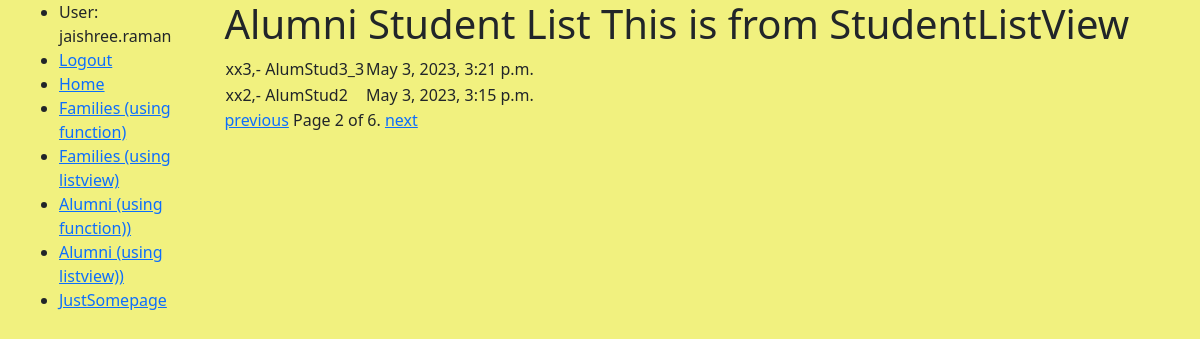
Screenshot of /jralumniarchive/studentsgc/?page=2 (signed in) with the database file from the repository.
### jralumniarchive/models.py (models this page shows, shortened)
class Student(models.Model):
    lastname = models.CharField(max_length=200, help_text='Enter Last Name')
    firstname = models.CharField(max_length=200, help_text='Enter First Name')
    nickname = models.CharField(max_length=200, help_text='Enter NickName')
    addr1 = models.CharField(max_length=200, help_text='Enter Addr Line 1')
    addr2 = models.CharField(max_length=200, help_text='Enter Addr Line 2')
    city = models.CharField(max_length=200, help_text='Enter Addr City')
    state = models.CharField(max_length=200, help_text='Enter Addr State')
    zip = models.CharField(max_length=10, help_text='Enter Addr Zip')
    birthdate = models.DateField
    phone1 = models.CharField(max_length=100, help_text='Enter Phone')
    emailaddr = models.EmailField(max_length=200, null=True)
    createdby = models.ForeignKey(settings.AUTH_USER_MODEL, on_delete=models.CASCADE,null=True)
    created_date = models.DateTimeField(default=timezone.now, blank=True, null=True)
    verified_date = models.DateTimeField(blank=True, null=True)
    @property
    def lnamefname(self):
        return "%s,- %s" % (self.lastname, self.firstname)

### jralumniarchive/views.py (the view)
# urls.py: path('studentsgc/', views.StudentListView.as_view(), name='studentsgc'),
class StudentListView(LoginRequiredMixin,ListView):
    model = Student
    template_name = "viewshtmls/student_list.html"
    context_object_name = "students"
    paginate_by = 2
    redirect_field_name = 'next'
    def get_queryset(self):
        return Student.objects.order_by("-lastname")
    def get_context_data(self, **kwargs):
        context = super(StudentListView, self).get_context_data(**kwargs)
        context['additional_data'] = 'This is from StudentListView'
        return context

### jralumniarchive/templates/viewshtmls/student_list.html
{% extends 'viewshtmls/base.html' %}
{% block content %}
  <h1>Alumni Student List {{additional_data}} </h1>
<table>
    {% for student in students %}
        <student class="student">
            <tr>
                <td> {{ student.lnamefname }}</td>
                <td><time class="date">{{ student.created_date }}</time></td>
                <td>{{ student.nickname }}</td>
            </tr>
        </student>
    {% endfor %}
</table>
{% endblock %}

### jralumniarchive/templates/viewshtmls/base.html (shortened to what this page needs)
<!DOCTYPE html>
<html lang="en">
<head>
  <link href="https://cdn.jsdelivr.net/npm/bootstrap@5.1.3/dist/css/bootstrap.min.css" rel="stylesheet">
  {% load static %}
  <link rel="stylesheet" href="{% static 'css/styles.css' %}">
</head>
<body >
  <div class="container-fluid">
    <div class="row">
      <div class="col-sm-2">
      {% block sidebar %}
        <ul class="sidebar-nav">
             {% if user.is_authenticated %}
                <li>User: {{ user.get_username }}</li>
                <li><a href="{% url 'logout' %}?next={{ request.path }}">Logout</a></li>
            {% else %}
                <li><a href="{% url 'login' %}?next={{ request.path }}">Login</a></li>
            {% endif %}
            <li><a href="{% url 'dashboard' %}">Home</a></li>
            <li><a href="{% url 'familiesf' %}">Families (using function) </a></li>
            <li><a href="{% url 'familiesgc' %}">Families (using listview) </a></li>
            <li><a href="{% url 'studentsf' %}">Alumni (using function))</a></li>
           <li><a href="{% url 'studentsgc' %}">Alumni (using listview))</a></li>
            <li><a href="{% url 'justsomepage' %}">JustSomepage</a></li>
        </ul>
     {% endblock %}
      </div>
      <div class="col-sm-10 ">{% block content %}{% endblock %}
          {% block pagination %}
    {% if is_paginated %}
        <div class="pagination">
            <span class="page-links">
                {% if page_obj.has_previous %}
                    <a href="{{ request.path }}?page={{ page_obj.previous_page_number }}">previous</a>
                {% endif %}
                <span class="page-current">
                    Page {{ page_obj.number }} of {{ page_obj.paginator.num_pages }}.
                </span>
                {% if page_obj.has_next %}
                    <a href="{{ request.path }}?page={{ page_obj.next_page_number }}">next</a>
                {% endif %}
            </span>
        </div>
    {% endif %}
  {% endblock %}
      </div>
    </div>
  </div>
</body>
</html>

### jralumniarchive/static/css/styles.css (style rules this page uses)
body { background-color: rgb(241, 241, 127); padding-left: 15px; }

### rows the page displays
Student: lnamefname "xx3,- AlumStud3_3", created_date "May 3, 2023, 3:21 p.m."
Student: lnamefname "xx2,- AlumStud2", created_date "May 3, 2023, 3:15 p.m."

### other values shown
{{ user.get_username }} "jaishree.raman"
{{ page_obj.number }} "2"
{{ page_obj.paginator.num_pages }} "6"
